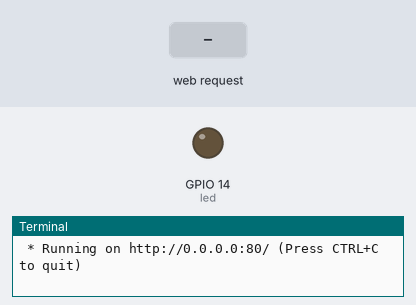
Recording of a program running on a simulated Raspberry Pi (BCM pin numbers). Parts: output pins drawn as LEDs (lit = HIGH), the last lines printed to the terminal. The test bench sets the inputs (shaded band). The clock reads 2024-03-15 10:24:30 at power-on unless the program sets it.

Above: at 1.2 s.
1.3 s: HTTP request for /led received
At 2.5 s:
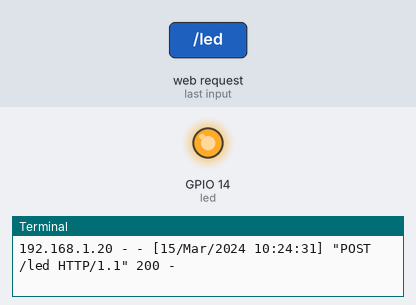
2.8 s: HTTP request for / received
Timing chart, 0 to 5.8 s (numbered marks = the images above; inputs shaded):
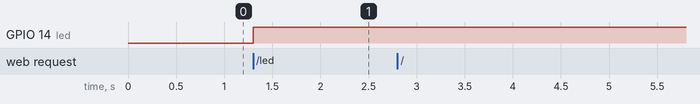

Measured:
- after the input at 1.3 s, GPIO 14 (led): LOW → HIGH at once

The program:

flask_test.py
```python
from gpiozero import LED
from flask import Flask, request

app = Flask(__name__)

led = LED(14)

@app.route("/led", methods=["POST"])
def toggle_led():
    led.toggle()
    return "OK"

if __name__ == "__main__":
    app.run(debug=True, port=80, host="0.0.0.0")
```
